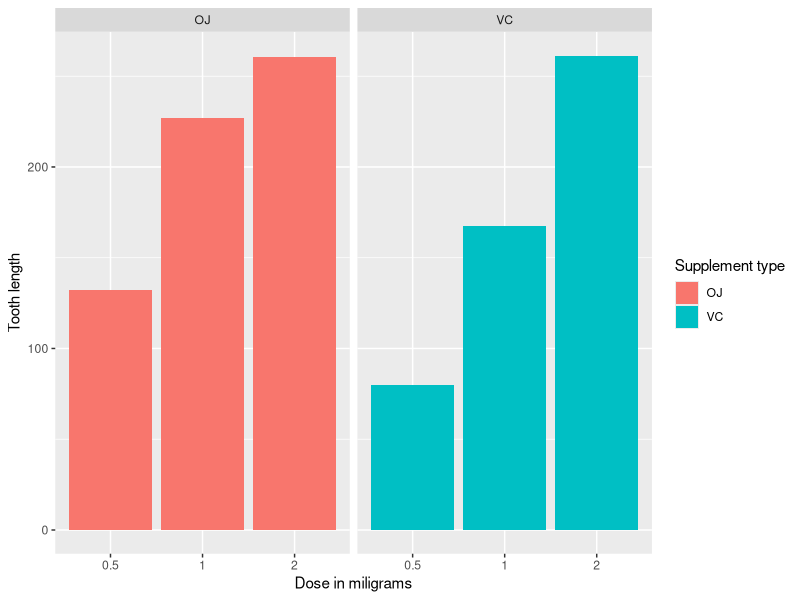
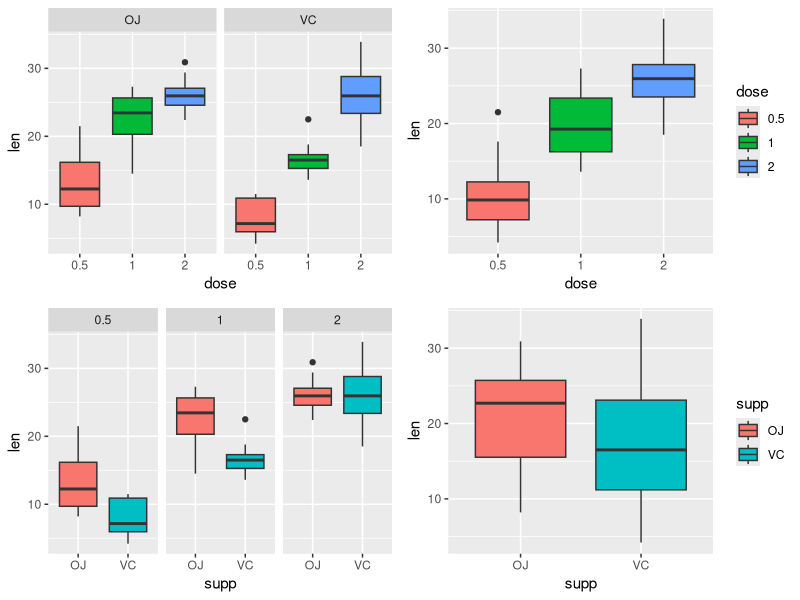

R code for these plots, in order: (Note: this script raises an error after producing the figures.)
## ---- chunk 1

# load neccesary libraries
library(ggplot2)
library(datasets)
library(gridExtra)
library(GGally)

# The Effect of Vitamin C on Tooth Growth in Guinea Pigs
data(ToothGrowth)
toothGrowth <- ToothGrowth 
toothGrowth$dose <- as.factor(toothGrowth$dose) # convert to factor
## ---- chunk 2
library(datasets)
library(ggplot2)
ggplot(data=ToothGrowth, aes(x=as.factor(dose), y=len, fill=supp)) +
    geom_bar(stat="Identity",) +
    facet_grid(. ~ supp) +
    xlab("Dose in miligrams") +
    ylab("Tooth length") +
    guides(fill=guide_legend(title="Supplement type"))
## ---- chunk 3
str(toothGrowth)
summary(toothGrowth)
head(toothGrowth)

table(toothGrowth$supp, toothGrowth$dose)
## ---- chunk 4
p1 <- ggplot(data=toothGrowth, aes(x=dose,y=len,fill=dose)) +
  geom_boxplot() + 
  theme(legend.position="none") + 
  facet_grid(.~supp) 

p2 <- ggplot(data=toothGrowth, aes(x=supp,y=len,fill=supp)) +
  geom_boxplot() + 
  theme(legend.position="none") + 
  facet_grid(.~dose) 

p3 <- ggplot(data=toothGrowth, aes(x=supp,y=len,fill=supp)) +
  geom_boxplot()

p4 <- ggplot(data=toothGrowth, aes(x=dose,y=len,fill=dose)) +
  geom_boxplot()

grid.arrange(p1, p4, p2, p3, ncol = 2, nrow=2)

#ggpairs(toothGrowth, 
#        upper = list(continuous = "density", combo = "box"),
#        lower = list(continuous="smooth"),        
#        colour = "dose",
#        axisLabels='show')
## ---- chunk 5
fit <- lm(len ~ dose + supp, data=ToothGrowth)
summary(fit)
## ---- chunk 6
confint(fit)
## ---- chunk 7
# Split the data based on dosage
d0.5 <- subset (ToothGrowth, dose == 0.5)
d1.0 <- subset (ToothGrowth, dose == 1.0)
d2.0 <- subset (ToothGrowth, dose == 2.0)
## ---- chunk 8
# T-test between supplements
test0.5 <- t.test (len ~ supp, paired = FALSE, var.equal = FALSE, data = d0.5)
test0.5$p.value
## ---- chunk 9
test1.0 <- t.test (len ~ supp, paired = FALSE, var.equal = FALSE, data = d1.0)
test1.0$p.value
## ---- chunk 10
test2.0 <- t.test (len ~ supp, paired = FALSE, var.equal = FALSE, data = d2.0)
test2.0$p.value
